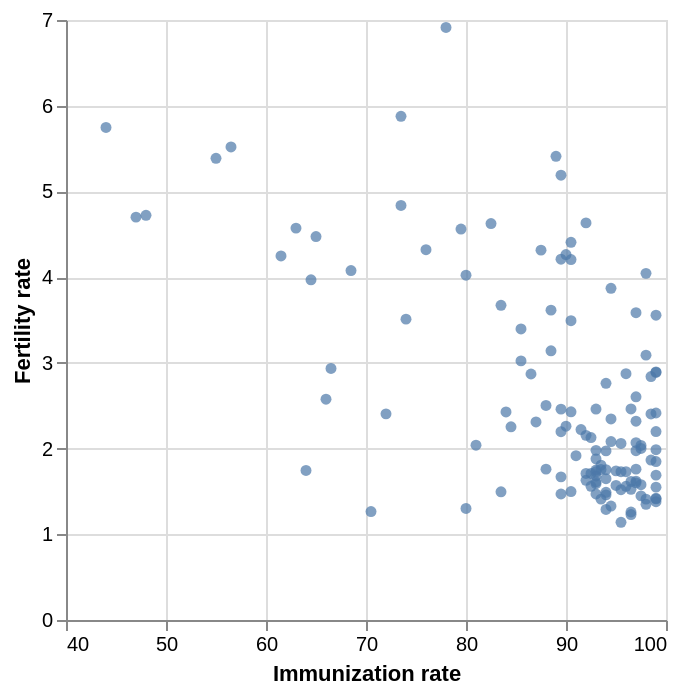

The notebook cell saved with this chart:
### Markdown cell above
Once again, we observe a negative relationship, but the data is more scattered compared other variables. Immunization rates tend to cluster around the 90-100% range, with fertility rates showing a downward trend as immunization coverage increases.

### Code cell
base = alt.Chart(data)
    
scatter_imz = base.mark_circle().encode( 
    x = alt.X("immunization:Q",
              scale = alt.Scale(zero = False),
              title = "Immunization rate"), 
    y = alt.Y("fertility_total:Q",
              title = "Fertility rate")
).properties(
    width = 300,
    height = 300)

scatter_imz

### Figure 1 — Vega-Lite specification as saved in the notebook (floating-point values rounded to 4 significant figures; data arrays with more than 128 entries replaced by an {"elided": "..."} marker saying what was removed)
{"config": {"view": {"continuousWidth": 300, "continuousHeight": 300}}, "data": {"name": "data-6cd1456596c1f74e121582c365026ae5"}, "mark": {"type": "circle"}, "encoding": {"x": {"field": "immunization", "scale": {"zero": false}, "title": "Immunization rate", "type": "quantitative"}, "y": {"field": "fertility_total", "title": "Fertility rate", "type": "quantitative"}}, "height": 300, "width": 300, "$schema": "https://vega.github.io/schema/vega-lite/v5.8.0.json", "datasets": {"data-6cd1456596c1f74e121582c365026ae5": {"elided": "129 records"}}}
